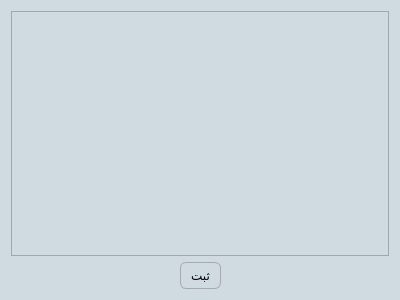
<?xml version="1.0" encoding="UTF-8"?>
<ui version="4.0">
 <class>HideBelonging</class>
 <widget class="QWidget" name="HideBelonging">
  <property name="geometry">
   <rect>
    <x>0</x>
    <y>0</y>
    <width>400</width>
    <height>300</height>
   </rect>
  </property>
  <property name="windowTitle">
   <string>Form</string>
  </property>
  <property name="styleSheet">
   <string notr="true">QPushButton {
    background-color: rgb(228, 229, 244); /* Light gray background */
    border: 1px solid #a9a9a9; /* Darker gray border for a 3D effect */
    border-radius: 6px; /* Rounded corners */
    padding: 5px 10px; /* Padding for a button-like appearance */
    color: black; /* Text color */
    
    /* Subtle gradient for a shiny effect */
    background: qlineargradient(spread:pad, x1:0, y1:0, x2:0, y2:1, 
                                stop:0 #f0f0f0, stop:1 #d3d3d3);
}

QPushButton:hover {
    background-color: #e6e6e6; /* Change to a lighter shade on hover */
    border-color: #b0b0b0; /* Change border color on hover */
}

QPushButton:pressed {
    background-color: #bfbfbf; /* Darker gray when pressed */
    border-color: #808080; /* Slightly darker border when pressed */
}


QWidget {font: 11pt &quot;Segoe UI&quot;;}
QWidget {
    background-color: #d0dae1; /* Dark background color for the entire widget */
    font: 11pt &quot;Segoe UI&quot;;
}

/* Style for QLineEdit with a darker background and smoother edges */
QLineEdit {
    background-color: #eff3f5; /* Darker grayish background */
    color: #000000; /* Light text color for readability */
    border: 1px solid #5c5c70; /* Slightly lighter border for contrast */
    border-radius: 6px; /* Smooth, rounded edges */
    padding: 5px; /* Padding for a cleaner look */
    font: 11pt &quot;Segoe UI&quot;;
}

QLineEdit:focus {
    border-color: #7878a0; /* Lighter border color on focus */
    background-color: #e0e6eb; /* Slightly lighter background on focus */
}

QTextBrowser {
    background-color: #eff3f5; /* Darker grayish background */
    color: #000000; /* Light text color for readability */
    border: 1px solid #5c5c70; /* Slightly lighter border for contrast */
    border-radius: 6px; /* Smooth, rounded edges */
    padding: 5px; /* Padding for a cleaner look */
    font: 11pt &quot;Segoe UI&quot;;
}

QTextBrowser:focus {
    border-color: #7878a0; /* Lighter border color on focus */
    background-color: #e0e6eb; /* Slightly lighter background on focus */
}

QCheckBox {
    color: #000000; /* Light text color for dark background */
    font: 11pt &quot;Segoe UI&quot;;
}

QCheckBox:disabled {
    color: #000000; /* Same text color for disabled state */
    opacity: 1; /* Remove opacity reduction */
}

/* Blue indicator for checked and disabled QCheckBox */
QCheckBox::indicator:checked:disabled {
    background-color: #92a8b9; /* Blue color to appear as enabled */
	opacity: 1;
   /* border: 1px solid #3a7bd5;  Blue border to match the indicator */
}

QCheckBox::indicator:disabled {
    opacity: 1; /* Remove opacity change for checkbox indicator */
}

/* Background color for QWidget */
/* Style for the vertical scrollbar */
QScrollBar:vertical {
    background: #eff3f5; /* Background color of the scrollbar */
    width: 10px; /* Width of the scrollbar */
    margin: 0px 0px 0px 0px; /* Margins around the scrollbar */
    border-radius: 5px; /* Rounded edges for the scrollbar track */
}

/* Style for the horizontal scrollbar */
QScrollBar:horizontal {
    background: #eff3f5; /* Background color of the scrollbar */
    height: 10px; /* Height of the scrollbar */
    margin: 0px 0px 0px 0px; /* Margins around the scrollbar */
    border-radius: 5px; /* Rounded edges for the scrollbar track */
}

/* Handle (scroller) styling for both horizontal and vertical scrollbars */
QScrollBar::handle:vertical, QScrollBar::handle:horizontal {
    background: #92a8b9; /* Color of the scroller */
    min-height: 20px; /* Minimum height for the vertical handle */
    min-width: 20px; /* Minimum width for the horizontal handle */
    border-radius: 5px; /* Smooth, rounded edges for the handle */
}

QScrollBar::handle:vertical:hover, QScrollBar::handle:horizontal:hover {
    background: #b1c1cd; /* Slightly lighter color on hover for the handle */
}

/* Remove the top/bottom buttons on the scrollbar */
QScrollBar::add-line:vertical, QScrollBar::sub-line:vertical,
QScrollBar::add-line:horizontal, QScrollBar::sub-line:horizontal {
    background: none; /* No additional lines/buttons */
    height: 0px;
    width: 0px;
}

QScrollBar::add-page:vertical, QScrollBar::sub-page:vertical,
QScrollBar::add-page:horizontal, QScrollBar::sub-page:horizontal {
    background: none; /* No page scroll styling */
}
QTextEdit {
    background-color: #eff3f5; /* Darker grayish background */
    color: #000000; /* Light text color for readability */
    border: 1px solid #5c5c70; /* Slightly lighter border for contrast */
    border-radius: 6px; /* Smooth, rounded edges */
    padding: 5px; /* Padding for a cleaner look */
    font: 11pt &quot;Segoe UI&quot;;
}

QTextEdit:focus {
    border-color: #7878a0; /* Lighter border color on focus */
    background-color: #e0e6eb; /* Slightly lighter background on focus */
}
QComboBox {
    background-color: #eff3f5; /* Darker grayish background */
    color: #000000; /* Light text color for readability */
    border: 1px solid #5c5c70; /* Slightly lighter border for contrast */
    border-radius: 6px; /* Smooth, rounded edges */
    padding: 5px; /* Padding for a cleaner look */
    font: 11pt &quot;Segoe UI&quot;;
}

QComboBox:focus {
    border-color: #7878a0; /* Lighter border color on focus */
    background-color: #e0e6eb; /* Slightly lighter background on focus */
}
QDateEdit {
    background-color: #eff3f5; /* Darker grayish background */
    color: #000000; /* Light text color for readability */
    border: 1px solid #5c5c70; /* Slightly lighter border for contrast */
    border-radius: 6px; /* Smooth, rounded edges */
    padding: 5px; /* Padding for a cleaner look */
    font: 11pt &quot;Segoe UI&quot;;
}

QDateEdit:focus {
    border-color: #7878a0; /* Lighter border color on focus */
    background-color: #e0e6eb; /* Slightly lighter background on focus */
}</string>
  </property>
  <layout class="QVBoxLayout" name="verticalLayout">
   <item>
    <widget class="QListWidget" name="listWidget"/>
   </item>
   <item>
    <layout class="QHBoxLayout" name="horizontalLayout">
     <item>
      <spacer name="horizontalSpacer">
       <property name="orientation">
        <enum>Qt::Orientation::Horizontal</enum>
       </property>
       <property name="sizeHint" stdset="0">
        <size>
         <width>40</width>
         <height>20</height>
        </size>
       </property>
      </spacer>
     </item>
     <item>
      <widget class="QPushButton" name="pushButton">
       <property name="text">
        <string>ثبت</string>
       </property>
      </widget>
     </item>
     <item>
      <spacer name="horizontalSpacer_2">
       <property name="orientation">
        <enum>Qt::Orientation::Horizontal</enum>
       </property>
       <property name="sizeHint" stdset="0">
        <size>
         <width>40</width>
         <height>20</height>
        </size>
       </property>
      </spacer>
     </item>
    </layout>
   </item>
  </layout>
 </widget>
 <resources/>
 <connections/>
</ui>
